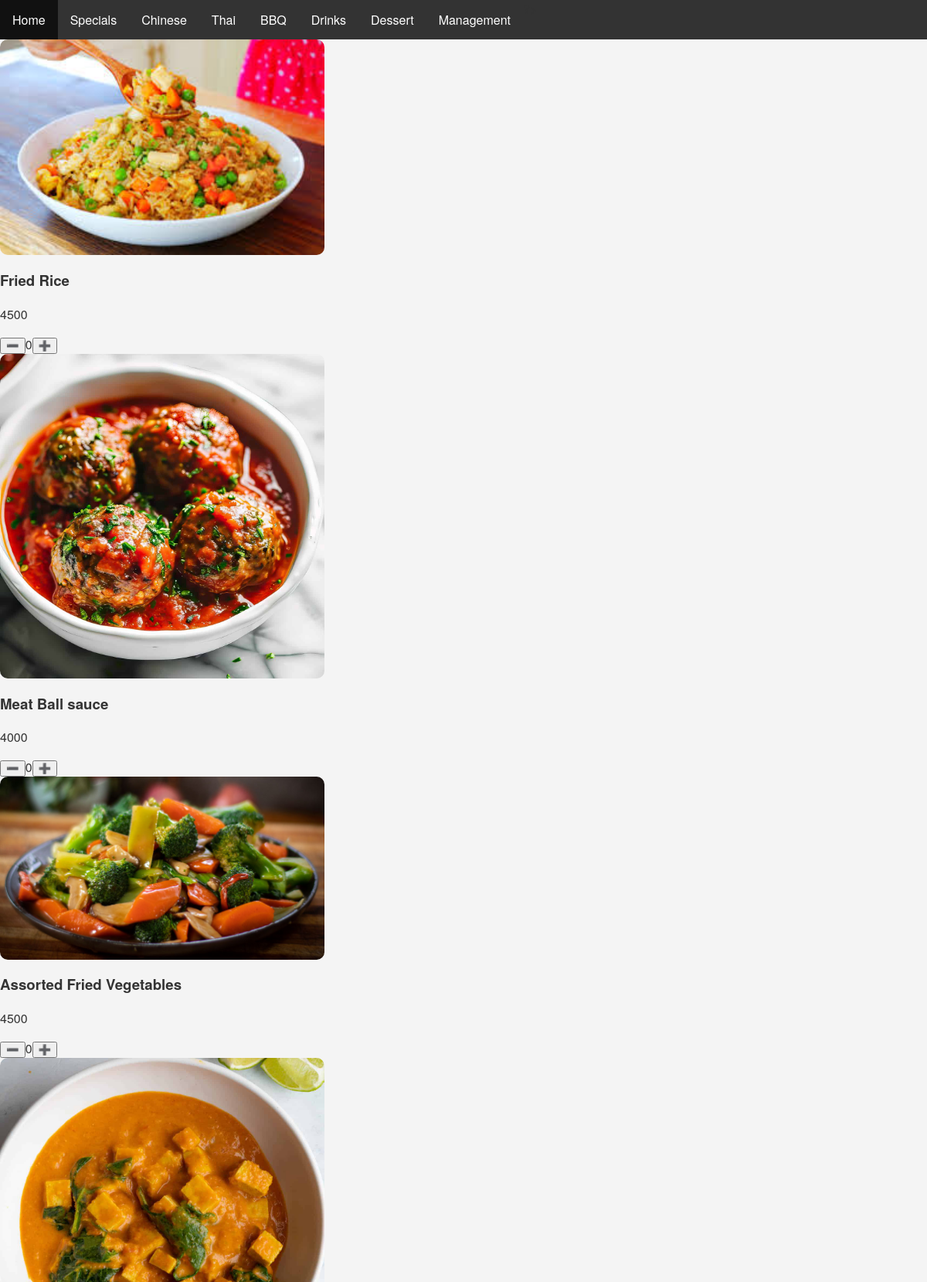
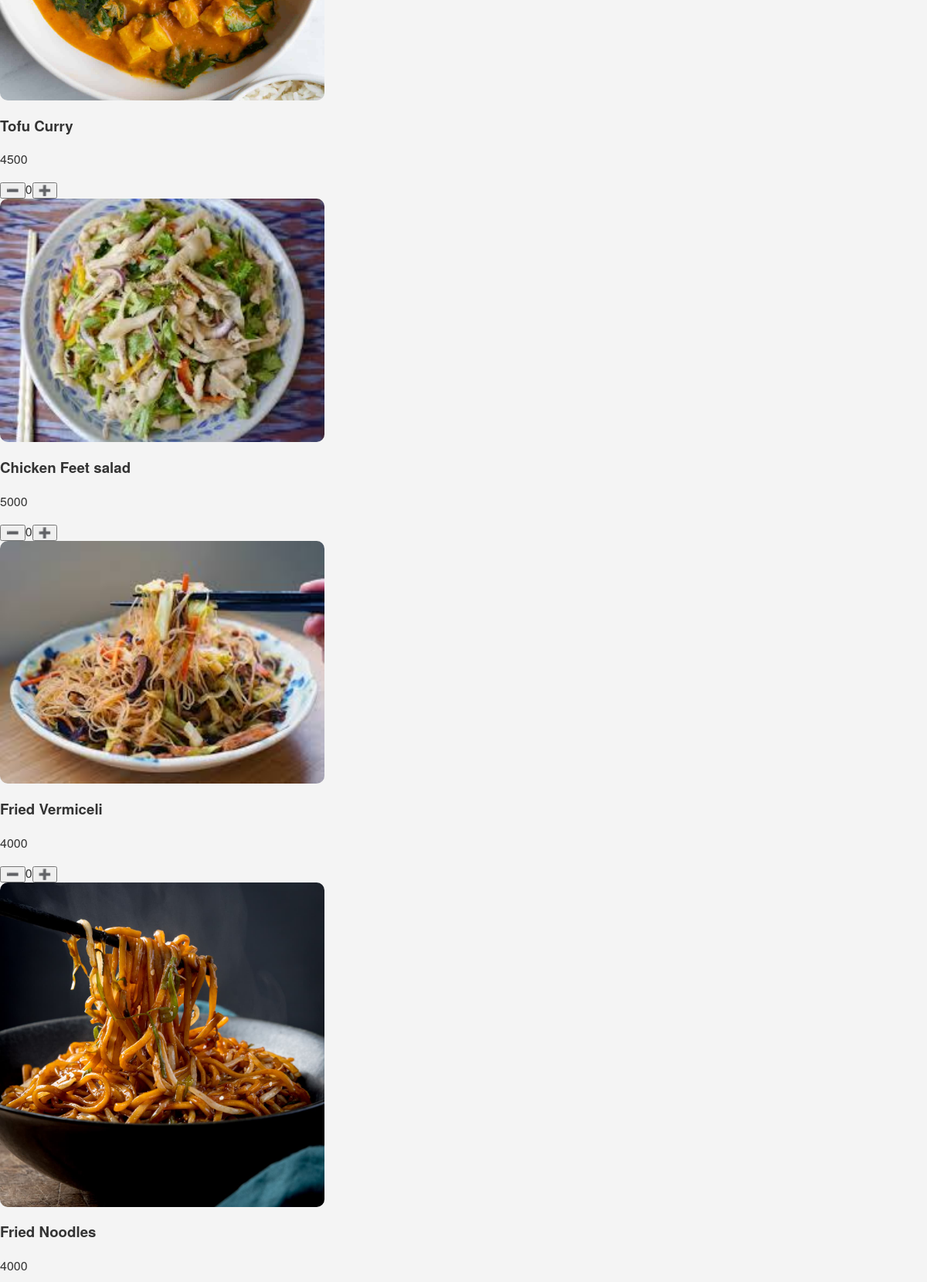
Screenshot of /menu.php?categoryId=2 (upper part) with the database file from the repository (2 pictures, top to bottom).
### tables this page shows
CREATE TABLE `scategory` (
  `id` int(11) NOT NULL,
  `state` int(11) DEFAULT 1,
  `categoryId` int(11) NOT NULL,
  `categoryName` text NOT NULL
);

CREATE TABLE `sitem` (
  `id` int(11) NOT NULL,
  `state` int(11) DEFAULT 1,
  `category` int(11) NOT NULL,
  `name` varchar(50) NOT NULL,
  `price` int(11) NOT NULL
);

### menu.php (the view, shortened to what this page needs)
<?php
require_once "pdo.php";
$categoryId = $_GET['categoryId'];
$sqlItem = "SELECT * FROM sitem WHERE category = :categoryId ORDER BY id ASC";
$stmtItem = $pdo->prepare($sqlItem);
$stmtItem->bindValue(':categoryId', $categoryId, PDO::PARAM_INT);
$stmtItem->execute();
$items = $stmtItem->fetchAll(PDO::FETCH_ASSOC);
echo '<!doctype html>
<html>
<head>
<meta charset="utf-8">
<meta name="viewport" content="width=device-width, initial-scale=1.0">
<link rel="stylesheet" href="./style.css?v=<?= filemtime(__DIR__ . "/style.css") ?>
<script src="script.js" defer></script>
</head>
<body>';
include "nav.php";
foreach ($items as $item) {
    $name = (string) $item['name'];
    $id = (int) $item["id"];
    $qty = $_SESSION['cart'][$id]['amount'] ?? 0;
    $filename = $name . ".jpg";
    echo '<section>';
    echo '<img src="./upfiles/' . $filename . '" alt="">';
    echo '<div>';
    echo '<h3>' . $item["name"] . '</h3>';
    echo '<p>' . $item["price"] . '</p>';
    echo '</div>';
    echo '<button type="button" class="minus" data-id="' . $id . '" data-name="' . htmlspecialchars($name) . '">➖️</button>';
    echo '<span class="qty">' . (int) $qty . '</span>';
    echo '<button type="button" class="plus"  data-id="' . $id . '" data-name="' . htmlspecialchars($name) . '">➕️</button>';
    echo '</section>';
}
echo '</body></html>';
?>

### nav.php (shortened to what this page needs)
<?php
require_once("pdo.php");
$sqlCategory = "SELECT * FROM sCategory WHERE state = 1 ORDER BY categoryId ASC";
$stmtCategory = $pdo->prepare($sqlCategory);
$stmtCategory->execute();
$categories = $stmtCategory->fetchAll(PDO::FETCH_ASSOC);
?>
<!DOCTYPE html>
<html lang="ja">
<link rel="stylesheet" href="./style.css">
<ul>
    <li><a href="index.php">Home</a></li>
<?php
foreach ($categories as $category) { ?>
    <li><a href="menu.php?categoryId=<?= $category['categoryId'] ?>"><?php echo $category['categoryName']; ?></a>
    </li>
<?php } ?>
    <li><a href="management.php">Management</a></li>
</ul>
</html>

### style.css (style rules this page uses)
ul { list-style-type: none; margin: 0; padding: 0; overflow: hidden; background-color: #333333; }
ul li { float: left; }
ul li a { display: block; color: white; text-align: center; padding: 14px 16px; text-decoration: none; }
img { width: 20%; height: auto; }
body { font-family: "Helvetica Neue", Arial, "Hiragino Kaku Gothic ProN", "Hiragino Sans", Meiryo, sans-serif; margin: 0; padding: 0; background-color: #f4f4f4; color: #333; }
img { max-width: 100%; height: auto; display: block; }
section img { width: 100%; max-width: 420px; height: auto; object-fit: cover; border-radius: 10px; }

### rows the page displays
scategory: categoryName "Specials"
scategory: categoryName "Chinese"
scategory: categoryName "Thai"
scategory: categoryName "BBQ"
scategory: categoryName "Drinks"
scategory: categoryName "Dessert"
sitem: name (picture), name "Fried Rice", price "4500", id "0"
sitem: name (picture), name "Meat Ball sauce", price "4000", id "0"
sitem: name (picture), name "Assorted Fried Vegetables", price "4500", id "0"
sitem: name (picture), name "Tofu Curry", price "4500", id "0"
sitem: name (picture), name "Chicken Feet salad", price "5000", id "0"
sitem: name (picture), name "Fried Vermiceli", price "4000", id "0"
sitem: name (picture), name "Fried Noodles", price "4000"
